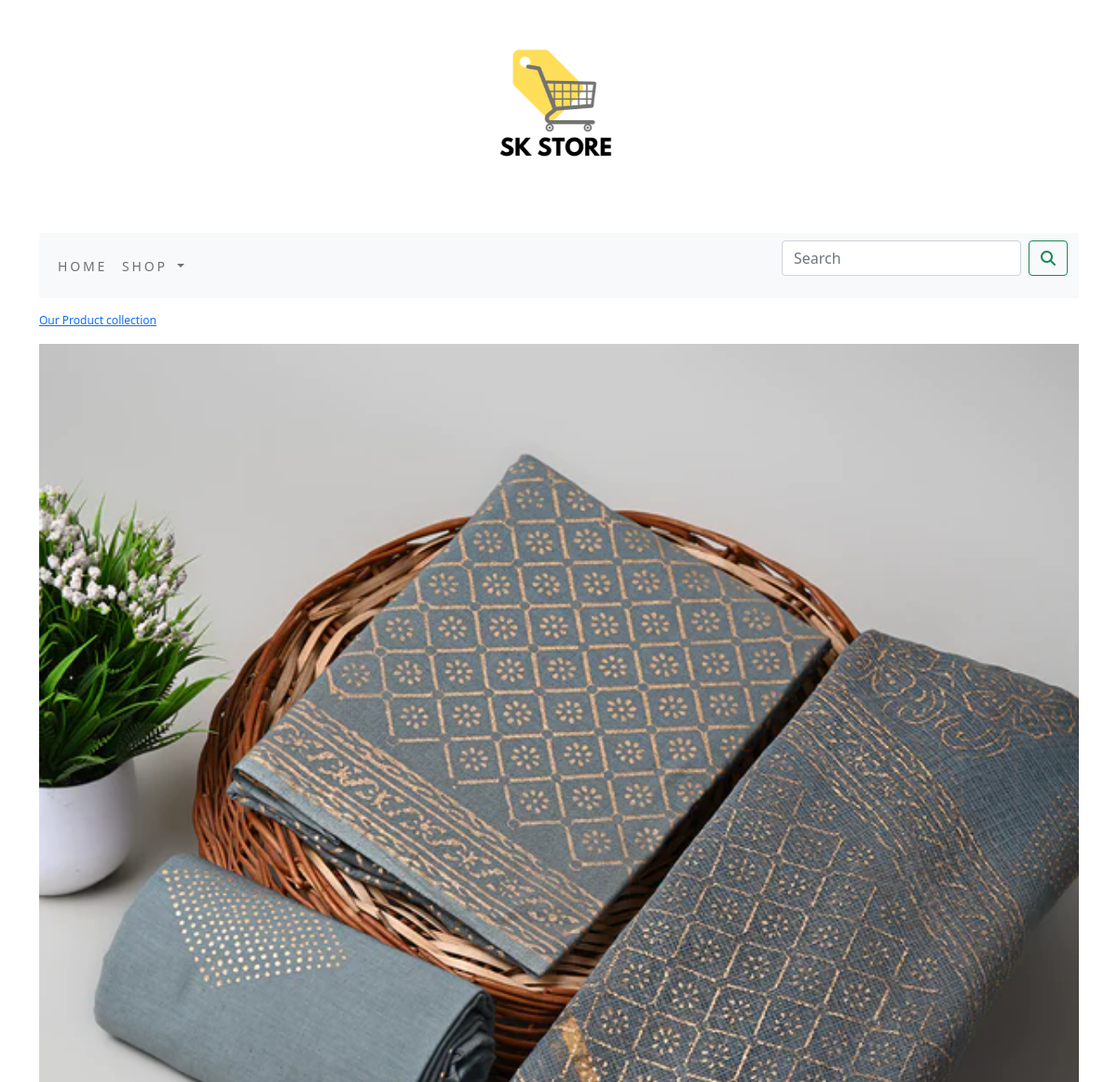
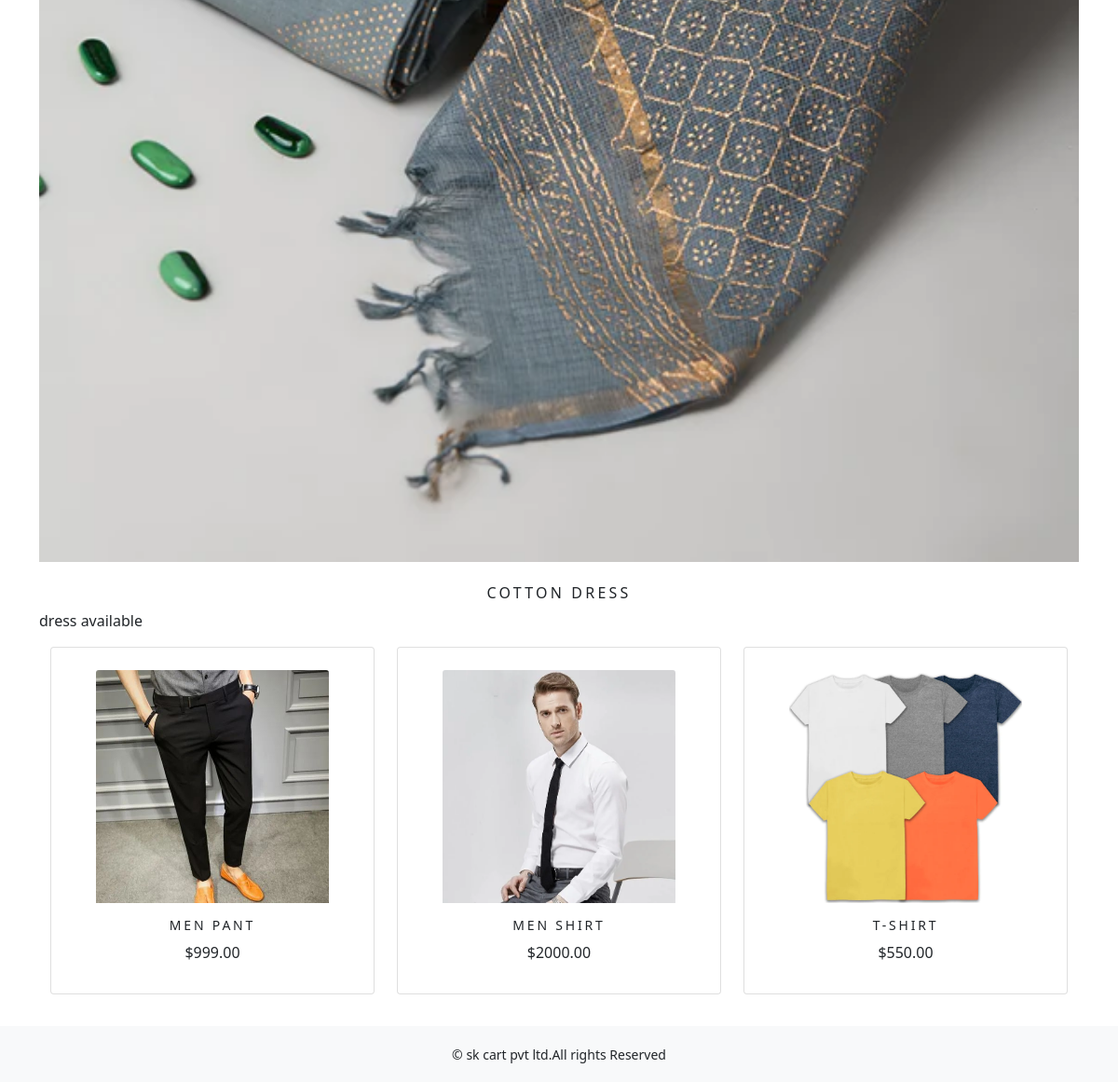
The app's page /shop/cotton-dress/ with its own data (2 pictures, top to bottom).
### shop/models.py (models this page shows, shortened)
class Category(models.Model):
    name=models.CharField(max_length=250,unique=True)
    slug=models.SlugField(max_length=250,unique=True)
    description=models.TextField(blank=True)
    image=models.ImageField(upload_to='category',blank=True)
    class Meta:
        ordering=('name',)
        verbose_name='category'
        verbose_name_plural='categories'
    def get_url(self):
        return reverse('shop:products_by_category',args=[self.slug])
    def __str__(self):
        return  '{}'.format(self.name)

class Product(models.Model):
    name=models.CharField(max_length=250,unique=True)
    slug=models.SlugField(max_length=250,unique=True)
    description = models.TextField(blank=True)
    price = models.DecimalField(max_digits=10,decimal_places=2)
    category=models.ForeignKey(Category,on_delete=models.CASCADE)
    image = models.ImageField(upload_to='product', blank=True)
    stock = models.IntegerField()
    available = models.BooleanField(default=True)
    created = models.DateTimeField(auto_now_add=True)
    updated = models.DateTimeField(auto_now=True)
    class Meta:
        ordering=('name',)
        verbose_name='products'
        verbose_name_plural='products'
    def get_url(self):
        return reverse('shop:productdetails',args=[self.category.slug, self.slug])
    def __str__(self):
        return  '{}'.format(self.name)

### shop/views.py (the view)
# urls.py: path('', views.allproduct, name='allproduct'),
def allproduct(request,c_slug=None):
    c_page=None
    products_list=None
    if c_slug!=None:
        c_page=get_object_or_404(Category,slug=c_slug)
        products_list=Product.objects.all().filter(category=c_page,available=True)
    else:
        products_list=Product.objects.all().filter(available=True)
    paginator=Paginator(products_list,6)
    try:
        page=int(request.GET.get('page','1'))
    except:
        page=1
    try:
        products=paginator.page(page)
    except(EmptyPage,InvalidPage):
        products=paginator.page(paginator.num_pages)
    return render(request, "category.html", {'category':c_page,'products':products})

### cart/context_processers.py (called while the page is built)
def counter(request):
    item_count=0
    if 'admin' in request.path:
        return {}
    else:
        try:
            cart=Cart.objects.filter(cart_id=cart_id(request))
            cart_items=CartItem.objects.all().filter(cart=cart[:1])
            for cat_item in cart_items:
                item_count += cat_item.quantity
        except Cart.DoesNotExist:
            item_count=0
    return dict(item_count=item_count)

### cart/views.py (called while the page is built)
def cart_id(request):
    cart=request.session.session_key
    if not cart:
        cart=request.session.create()
    return cart

### shop/context_processers.py (called while the page is built)
def menu_links(request):
    links=Category.objects.all()
    return dict(links=links)

### templates/category.html (shortened to what this page needs)
{% extends 'base.html' %}
{% load static %}
{% block content %}
    {% if category %}
        <div>
            <div class="row my_row_class">
                <div class="mx_auto">
                    <p><a href="{% url 'shop:allproduct' %}">Our Product collection</a> </p>
                </div>
            </div>
        </div>
    {% endif %}
<div class="mx_auto">
    {% if category %}
        <img class="my_image" src="{{category.image.url}}" alt="{{category.name}}">
</div>
<br>
<div>
    <h1 class="text-center my_title"> {{ category.name }} </h1>
    <p class="text-justify"> {{ category.description }} </p>
</div>
{% endif %}
<div class="container">
    <div class="row mx_auto">
        {% for product in products.object_list %}
            <div class="my_bottom_margin col-9 col-sm-12 col-md-4 xol-lg-4">
            <div class="card text-center" style="min-width:18rem;"><br>
                <a href="{{ product.get_url}}"><img class="card-img-top my_image" style="width: 250px;height: 250px" src="{{product.image.url}}" alt="{{product.name}}"></a>
                <div class="card-body">
                <h4>{{product.name}}</h4>
                <p>${{product.price }}</p>
            </div>
            </div>
        </div>
        {% endfor %}
    </div>
<br>
</div>
{% endblock %}

### static/css/custom.css (style rules this page uses)
.my_row_class { padding-top :15px; }
.my_row_class .mx_auto { color:#000; font-size:12px; }
.my_image { width:100%; height: auto; }
.my_title { font-size :16px; text-transform :uppercase; letter-spacing :.2em; }
.my_bottom_margin { margin-bottom:10px; }
.card { width: 100%; height: 100%; min-height: 300px; flex-direction: column; justify-content: space-between; position: relative; }
.card-body h4 { font-size:14px; text-transform :uppercase; letter-spacing :0.2em }

### records on screen
Category: image (picture), name "COTTON DRESS", description "dress available"
Product: image (picture), name "MEN PANT", price "999.00"
Product: image (picture), name "MEN SHIRT", price "2000.00"
Product: image (picture), name "T-SHIRT", price "550.00"
